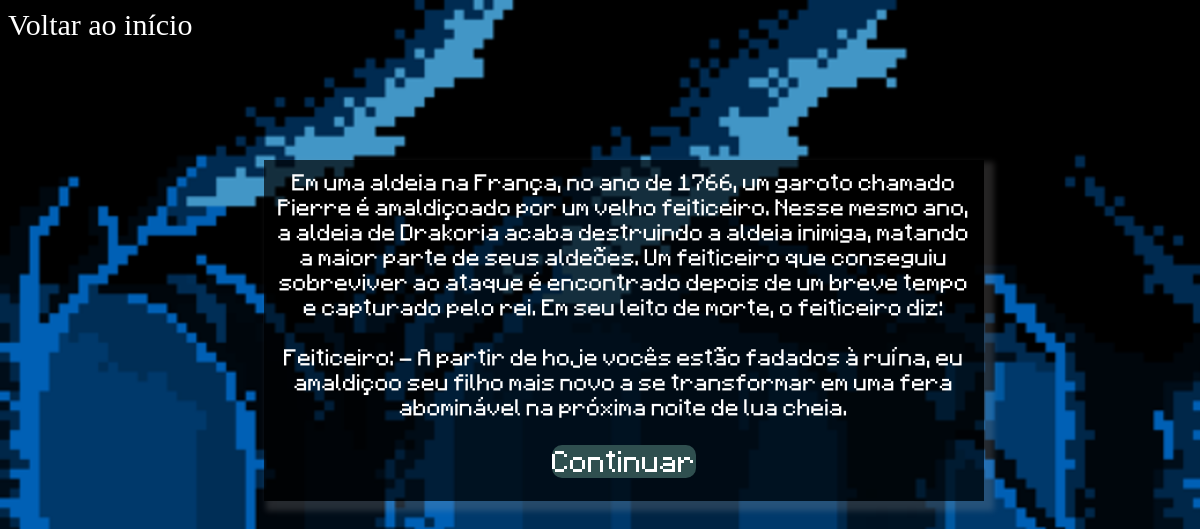
/prog/jogo.php?id=1, run on the app's committed database.
### tables this page shows
CREATE TABLE IF NOT EXISTS `historia` (
  `id_historia` int NOT NULL AUTO_INCREMENT,
  `texto` text NOT NULL,
  `fim` int NOT NULL,
  PRIMARY KEY (`id_historia`)
);

CREATE TABLE IF NOT EXISTS `escolha` (
  `id_escolha` int NOT NULL AUTO_INCREMENT,
  `opcao` varchar(255) NOT NULL,
  `id_destino` int NOT NULL,
  `id_historia` int NOT NULL,
  PRIMARY KEY (`id_escolha`),
  KEY `fk_historia` (`id_historia`),
  KEY `fk_destino` (`id_destino`)
);

### prog/jogo.php (the view, shortened to what this page needs)
<!DOCTYPE html>
<html lang="en">
<head>
  <link rel="stylesheet" href="style2.css">
</head>
<?php
include("conecta.php");
$id = $_GET['id'];
$sql = "SELECT * FROM historia WHERE id_historia = $id";
$resultado = mysqli_query($connect, $sql);
$historia = mysqli_fetch_assoc($resultado);
?>
<body>
  <div id="hist">
    <div class="typewriter">
      <?php echo $historia['texto'] ?>
      <br> <br>
      <div id="opc">
        <?php
        $rsq = "SELECT * FROM escolha WHERE id_historia = $id";
        $result = mysqli_query($connect, $rsq);
        while ($escolha = mysqli_fetch_assoc($result)) {
          echo '<div class="botao"> <a href="jogo.php?id=' . $escolha['id_destino'] . '" id="but">' . $escolha['opcao'] . '</a></div><br><br> ';
        }
        ?>
      </div>
    </div>
  </div>
  <?php
  if ($historia['fim'] != 1) {
    echo '<a id="vi" href="index.php">Voltar ao início</a>';
  }
  ?>
</body>
</html>

### prog/style2.css (style rules this page uses)
body { height: 100%; background-image: url(fundop.png); background-repeat: no-repeat; background-size: 2050px; }
#hist { position: absolute; left: 22%; top: 20%; width: 60%; }
#opc { font-family: 'arial'; text-align: center; text-decoration: none; font-size: 1px; }
a:link { text-decoration: none; }
#but { border-radius: 10px; font-size: 24px; color: white; background-color: darkslategrey; }
.typewriter { font-family: 'arial'; background-color: rgba(0, 0, 0, 0.692); color: white; text-align: center; font-size: 18.5px; top: 200%; left: 10%; padding: 10px; box-shadow: 6px 6px 6px 4px rgba(184, 182, 182, 0.2); }
#vi { color: rgb(255, 255, 255); position: absolute; font-size: 30px; }

### data on the page
historia: texto "Em uma aldeia na França, no ano de 1766, um garoto chamado Pierre é amaldiçoado por um velho feiticeiro. Nesse mesmo ano, a aldeia de Drakoria acaba destruindo a aldeia inimiga, matando a maior parte de seus aldeões. Um feiticeiro que conseguiu sobreviver ao ataque é encontrado depois de um breve tempo e capturado pelo rei. Em seu leito de morte, o feiticeiro diz: Feiticeiro: - A partir de hoje vocês estão fadados à ruína, eu amaldiçoo seu filho mais novo a se transformar em uma fera abominável na próxima noite de lua cheia."
escolha: opcao "Continuar"
